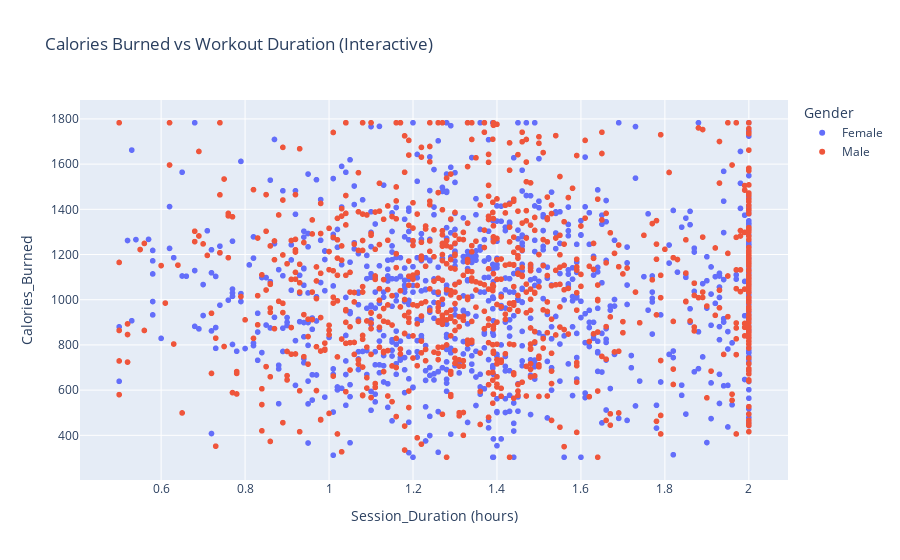

The code cell stored with this chart in its notebook:
### Code cell
fig = px.scatter(
    data, 
    x='Session_Duration (hours)', 
    y='Calories_Burned',
    color='Gender',
    title='Calories Burned vs Workout Duration (Interactive)',
    hover_data=['Workout_Type', 'Experience_Level']
)
fig.show()

### Figure 1 — Plotly figure (JSON) as saved in the notebook; plotly's stock layout.template omitted (floating-point values rounded to 4 significant figures; data arrays with more than 128 entries replaced by an {"elided": "..."} marker saying what was removed)
{"data": [{"customdata": {"elided": "872x2 mixed values"}, "hovertemplate": "Gender=Female<br>Session_Duration (hours)=%{x}<br>Calories_Burned=%{y}<br>Workout_Type=%{customdata[0]}<br>Experience_Level=%{customdata[1]}<extra></extra>", "legendgroup": "Female", "marker": {"color": "#636efa", "symbol": "circle"}, "mode": "markers", "name": "Female", "showlegend": true, "type": "scattergl", "x": {"elided": "872 float values"}, "xaxis": "x", "y": {"elided": "872 float values"}, "yaxis": "y"}, {"customdata": {"elided": "857x2 mixed values"}, "hovertemplate": "Gender=Male<br>Session_Duration (hours)=%{x}<br>Calories_Burned=%{y}<br>Workout_Type=%{customdata[0]}<br>Experience_Level=%{customdata[1]}<extra></extra>", "legendgroup": "Male", "marker": {"color": "#EF553B", "symbol": "circle"}, "mode": "markers", "name": "Male", "showlegend": true, "type": "scattergl", "x": {"elided": "857 float values"}, "xaxis": "x", "y": {"elided": "857 float values"}, "yaxis": "y"}], "layout": {"legend": {"title": {"text": "Gender"}, "tracegroupgap": 0}, "title": {"text": "Calories Burned vs Workout Duration (Interactive)"}, "xaxis": {"anchor": "y", "domain": [0, 1], "title": {"text": "Session_Duration (hours)"}}, "yaxis": {"anchor": "x", "domain": [0, 1], "title": {"text": "Calories_Burned"}}}}
